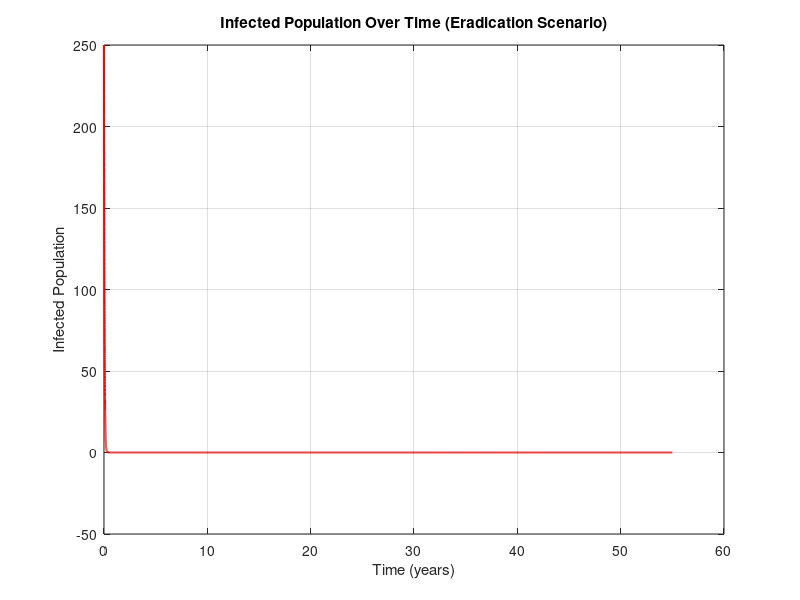
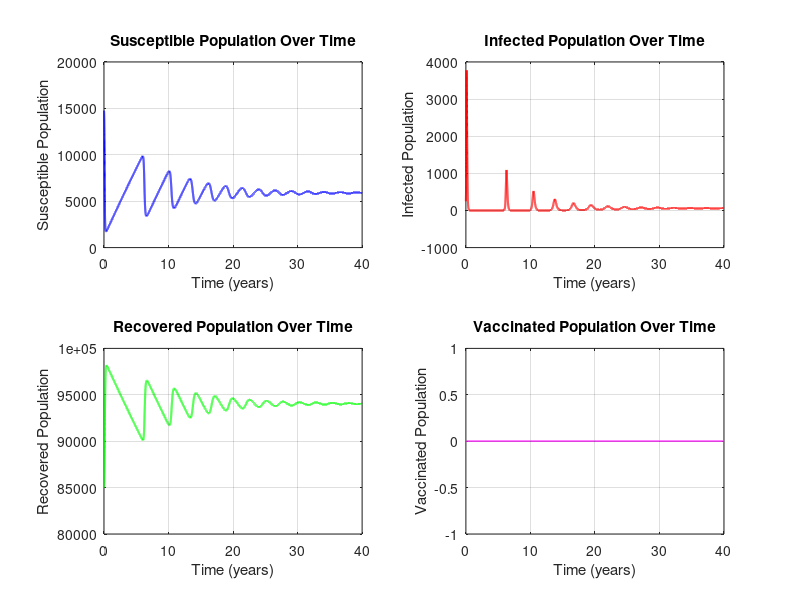
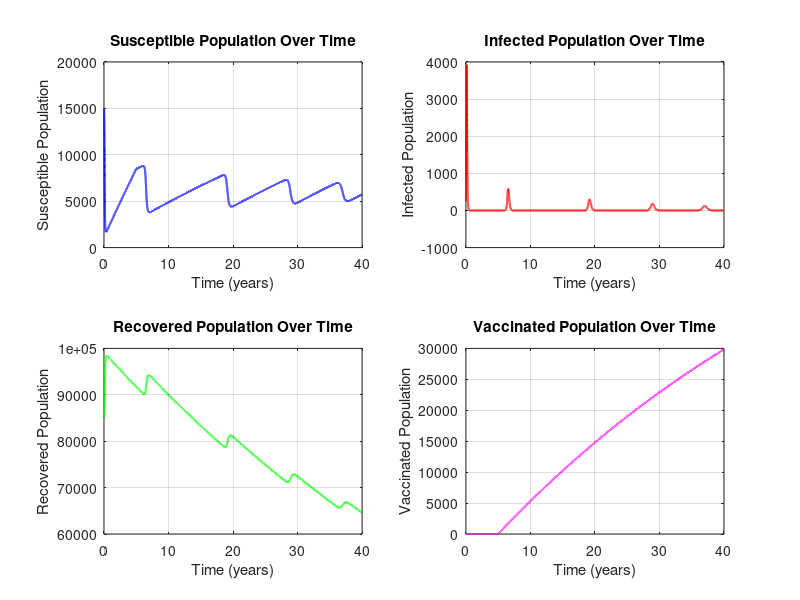

Write MATLAB code to recreate these figures, in order.
%% 4.1
% Parameters
beta = 0.00424;
mu = 0.0155;
gamma = 25;
N = 100000;
epsilon = 0;
p = 0;

% Initial conditions
R0 = 0.85 * N;
I0 = 250;
S0 = N - R0 - I0;
V0 = 0;

tspan = 0:0.001:40;

% Define the system of ODEs
sirv_odes = @(t, y) [
    (1 - epsilon * p) * mu * N - beta * y(1) * y(2) - mu * y(1);    % dS/dt, S(t) = y(1)
    beta * y(1) * y(2) - gamma * y(2) - mu * y(2);                  % dI/dt, I(t) = y(2)
    gamma * y(2) - mu * y(3);                                       % dR/dt, R(t) = y(3)
    epsilon * p * mu * N - mu * y(4)                                % dV/dt, V(t) = y(4)
];

initial_conditions = [S0; I0; R0; V0];

% Solve the system using ode45
[t, y] = ode45(sirv_odes, tspan, initial_conditions);

% Extract solutions
S = y(:, 1);
I = y(:, 2);
R = y(:, 3);
V = y(:, 4);

% Plot S(t) - Susceptible Population
figure;
subplot(2, 2, 1);
plot(t, S, 'b', 'LineWidth', 1.5);
xlabel('Time (years)');
ylabel('Susceptible Population');
title('Susceptible Population Over Time');
grid on;

% Plot I(t) - Infected Population
subplot(2, 2, 2);
plot(t, I, 'r', 'LineWidth', 1.5);
xlabel('Time (years)');
ylabel('Infected Population');
title('Infected Population Over Time');
grid on;

% Plot R(t) - Recovered Population
subplot(2, 2, 3);
plot(t, R, 'g', 'LineWidth', 1.5);
xlabel('Time (years)');
ylabel('Recovered Population');
title('Recovered Population Over Time');
grid on;

% Plot V(t) - Vaccinated Population
subplot(2, 2, 4);
plot(t, V, 'm', 'LineWidth', 1.5);
xlabel('Time (years)');
ylabel('Vaccinated Population');
title('Vaccinated Population Over Time');
grid on;
% saveas(gcf, 'Figures/figure41.png'); Doesn't look good, need to resize
% myself

%% 4.2
% Parameters
beta = 0.00424;
gamma = 25;
mu = 0.0155;
N = 100000;
epsilon = 0.95;
p = 0.75;

% Initial conditions (same as 4.1)
S0 = 0.15 * N;
I0 = 250;
R0 = 0.85 * N;
V0 = 0;

% Time span
tspan = 0:0.001:40;

% Define the ODE system with vaccine rollout
sirv_vaccine_odes = @(t, y) [
    (1 - (t >= 5) * epsilon * p) * mu * N - beta * y(1) * y(2) - mu * y(1);     % dS/dt, S(t) = y(1)
    beta * y(1) * y(2) - gamma * y(2) - mu * y(2);                              % dI/dt, I(t) = y(2)
    gamma * y(2) - mu * y(3);                                                   % dR/dt, R(t) = y(3)
    (t >= 5) * epsilon * p * mu * N - mu * y(4)                                 % dV/dt, V(t) = y(4)
];

% Initial state vector
initial_conditions = [S0; I0; R0; V0];

% Solve the system using ode45
[t, y] = ode45(sirv_vaccine_odes, tspan, initial_conditions);

% Extract solutions
S = y(:, 1);
I = y(:, 2);
R = y(:, 3);
V = y(:, 4);

% Plot S(t) - Susceptible Population
figure;
subplot(2, 2, 1);
plot(t, S, 'b', 'LineWidth', 1.5);
xlabel('Time (years)');
ylabel('Susceptible Population');
title('Susceptible Population Over Time');
grid on;

% Plot I(t) - Infected Population
subplot(2, 2, 2);
plot(t, I, 'r', 'LineWidth', 1.5);
xlabel('Time (years)');
ylabel('Infected Population');
title('Infected Population Over Time');
grid on;

% Plot R(t) - Recovered Population
subplot(2, 2, 3);
plot(t, R, 'g', 'LineWidth', 1.5);
xlabel('Time (years)');
ylabel('Recovered Population');
title('Recovered Population Over Time');
grid on;

% Plot V(t) - Vaccinated Population
subplot(2, 2, 4);
plot(t, V, 'm', 'LineWidth', 1.5);
xlabel('Time (years)');
ylabel('Vaccinated Population');
title('Vaccinated Population Over Time');
grid on;
% saveas(gcf, 'Figures/figure42.png'); Doesn't look good, need to resize
% myself

%% 4.3
% Parameters
beta = 0.00424;
gamma = 25;
mu = 0.0155;
epsilon = 0.95;
N = 100000;

% Compute R0
R0 = (N * beta) / (mu + gamma);

% Compute critical vaccination rate
pc = (1 - 1/R0) / epsilon;
fprintf('Critical vaccination rate p_c: %.4f\n', pc);

% Initial conditions
S0 = (1 - pc) * N;  % Remaining susceptible population after critical vaccination
I0 = 250;
R0 = 0.85 * N;
V0 = pc * N;  % Vaccinated population

% Time span
tspan = 0:0.001:55;

% Define the ODE system with critical vaccination rate
sirv_critical_odes = @(t, y) [
    (1 - epsilon * pc) * mu * N - beta * y(1) * y(2) - mu * y(1);    % dS/dt, S(t) = y(1)
    beta * y(1) * y(2) - gamma * y(2) - mu * y(2);                  % dI/dt, I(t) = y(2)
    gamma * y(2) - mu * y(3);                                       % dR/dt, R(t) = y(3)
    epsilon * pc * mu * N - mu * y(4)                                % dV/dt, V(t) = y(4)
];

initial_conditions = [S0; I0; R0; V0];

% Solve the system using ode45
[t, y] = ode45(sirv_critical_odes, tspan, initial_conditions);

% Extract solutions
I = y(:, 2);

% Plot I(t) - Infected Population for eradication simulation
figure;
plot(t, I, 'r', 'LineWidth', 1.5);
xlabel('Time (years)');
ylabel('Infected Population');
title('Infected Population Over Time (Eradication Scenario)');
grid on;
saveas(gcf, 'Figures/figure43.png');
